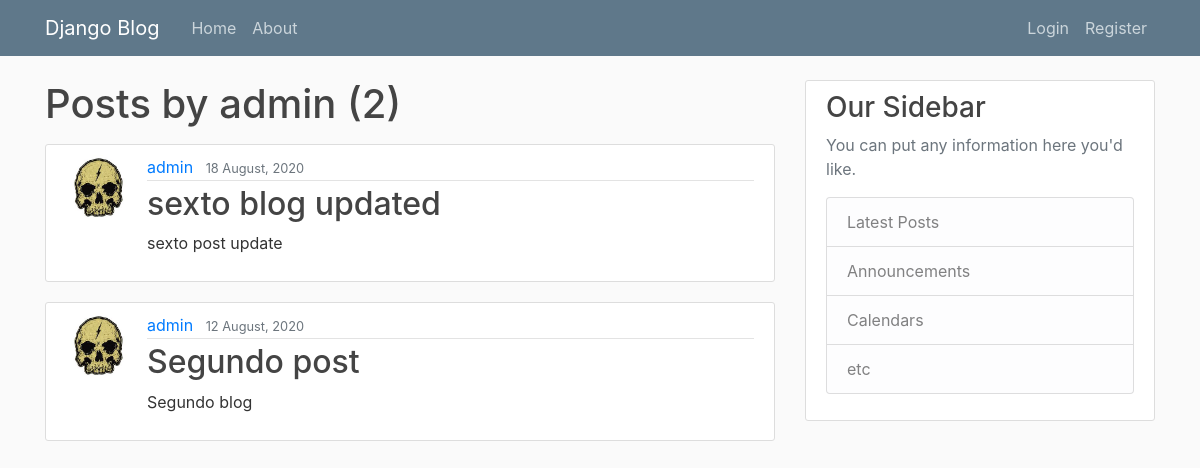
Screenshot of /user/admin/ with the database file from the repository.
### blog/models.py (models this page shows, shortened)
class Post(models.Model):
    titulo = models.CharField(max_length=100)
    contenido = models.TextField()
    date = models.DateTimeField(default=timezone.now)
    autor = models.ForeignKey(User, on_delete=models.CASCADE)

### users/models.py (models this page shows, shortened)
class Profile(models.Model):
    user = models.OneToOneField(User, on_delete=models.CASCADE)
    image = models.ImageField(default='default.jpg', upload_to='profile_pics')

### blog/views.py (the view)
# urls.py: path('user/<str:username>/', UserPostView.as_view(), name='user-posts')
class UserPostView(ListView):
    model = Post
    template_name = 'blog/user_posts.html'
    context_object_name = 'posts'
    paginate_by = 4
    def get_queryset(self):
        user =get_object_or_404(User, username=self.kwargs.get('username'))
        return Post.objects.filter(autor=user).order_by('-date')

### blog/templates/blog/user_posts.html (shortened to what this page needs)
{% extends "blog/base.html"%}
{% block content %}
    <h1 class="mb-3">Posts by {{ view.kwargs.username }} ({{ page_obj.paginator.count }})</h1>
    {% for post in posts %}
        <article class="media content-section">
            <img class="rounded-circle article-img" src="{{post.autor.profile.image.url}}">
            <div class="media-body">
            <div class="article-metadata">
                <a class="mr-2" href="{% url 'user-posts' post.autor.username%}">{{ post.autor }}</a>
                <small class="text-muted">{{ post.date|date:"d F, Y" }}</small>
            </div>
            <h2><a class="article-title" href="{% url 'post-detail' post.id %}">{{ post.titulo }}</a></h2>
            <p class="article-content">{{ post.contenido }}</p>
            </div>
        </article>
    {% endfor %}
{% endblock content %}

### blog/static/blog/main.css (style rules this page uses)
body { background: #fafafa; color: #333333; margin-top: 5rem; }
h1, h2, h3, h4, h5, h6 { color: #444444; }
.content-section { background: #ffffff; padding: 10px 20px; border: 1px solid #dddddd; border-radius: 3px; margin-bottom: 20px; }
.article-title { color: #444444; }
.article-content { white-space: pre-line; }
.article-img { height: 65px; width: 65px; margin-right: 16px; }
.article-metadata { padding-bottom: 1px; margin-bottom: 4px; border-bottom: 1px solid #e3e3e3 }

### rows the page displays
Post: autor.profile.image (picture), autor "admin", date "18 August, 2020", titulo "sexto blog updated", contenido "sexto post update"
Post: autor.profile.image (picture), autor "admin", date "12 August, 2020", titulo "Segundo post", contenido "Segundo blog"

### other values shown
{{ view.kwargs.username }} "admin"
{{ page_obj.paginator.count }} "2"
